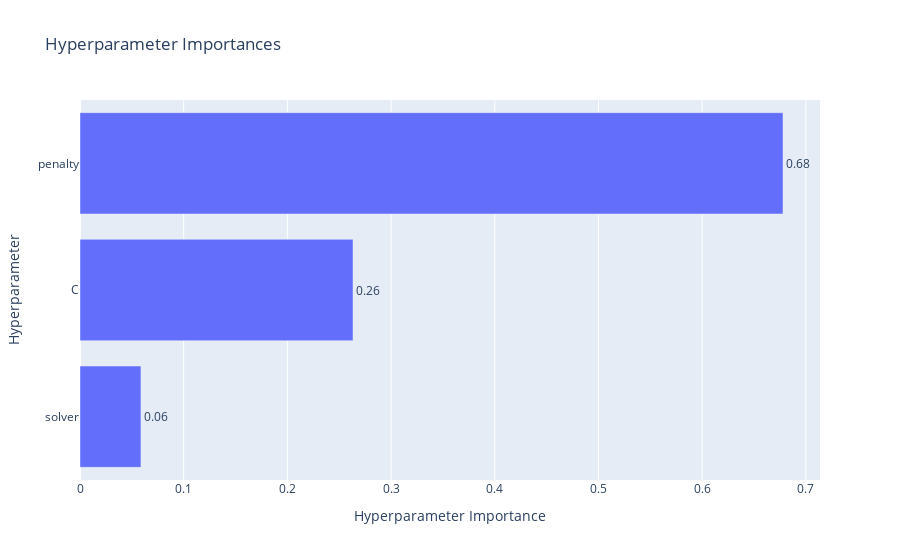

Notebook cell for this chart:
### Code cell
#find which hyperparameters contribute the most to the maximization of the metric 
optuna.visualization.plot_param_importances(study_optuna_1,
                                            target_name='f1_score')

### Figure 1 — Plotly figure (JSON) as saved in the notebook; plotly's stock layout.template omitted (floating-point values rounded to 4 significant figures)
{"data": [{"cliponaxis": false, "hovertemplate": ["solver (CategoricalDistribution): 0.058772602339140126<extra></extra>", "C (CategoricalDistribution): 0.263275928773042<extra></extra>", "penalty (CategoricalDistribution): 0.6779514688878178<extra></extra>"], "name": "f1_score", "orientation": "h", "text": ["0.06", "0.26", "0.68"], "textposition": "outside", "type": "bar", "x": [0.05877, 0.2633, 0.678], "y": ["solver", "C", "penalty"]}], "layout": {"title": {"text": "Hyperparameter Importances"}, "xaxis": {"title": {"text": "Hyperparameter Importance"}}, "yaxis": {"title": {"text": "Hyperparameter"}}}}
